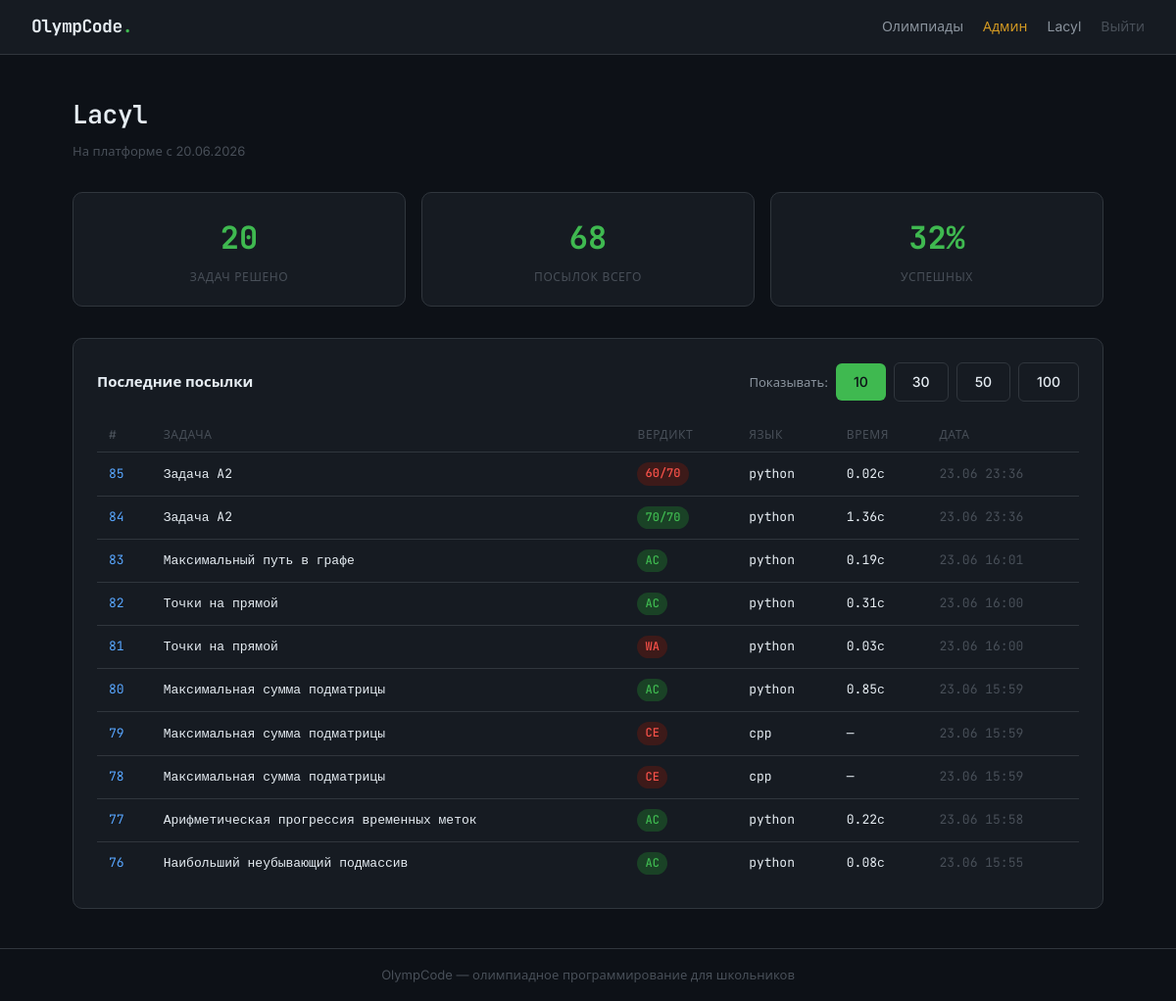
Page /profile/ (signed in) on the earlier database version.
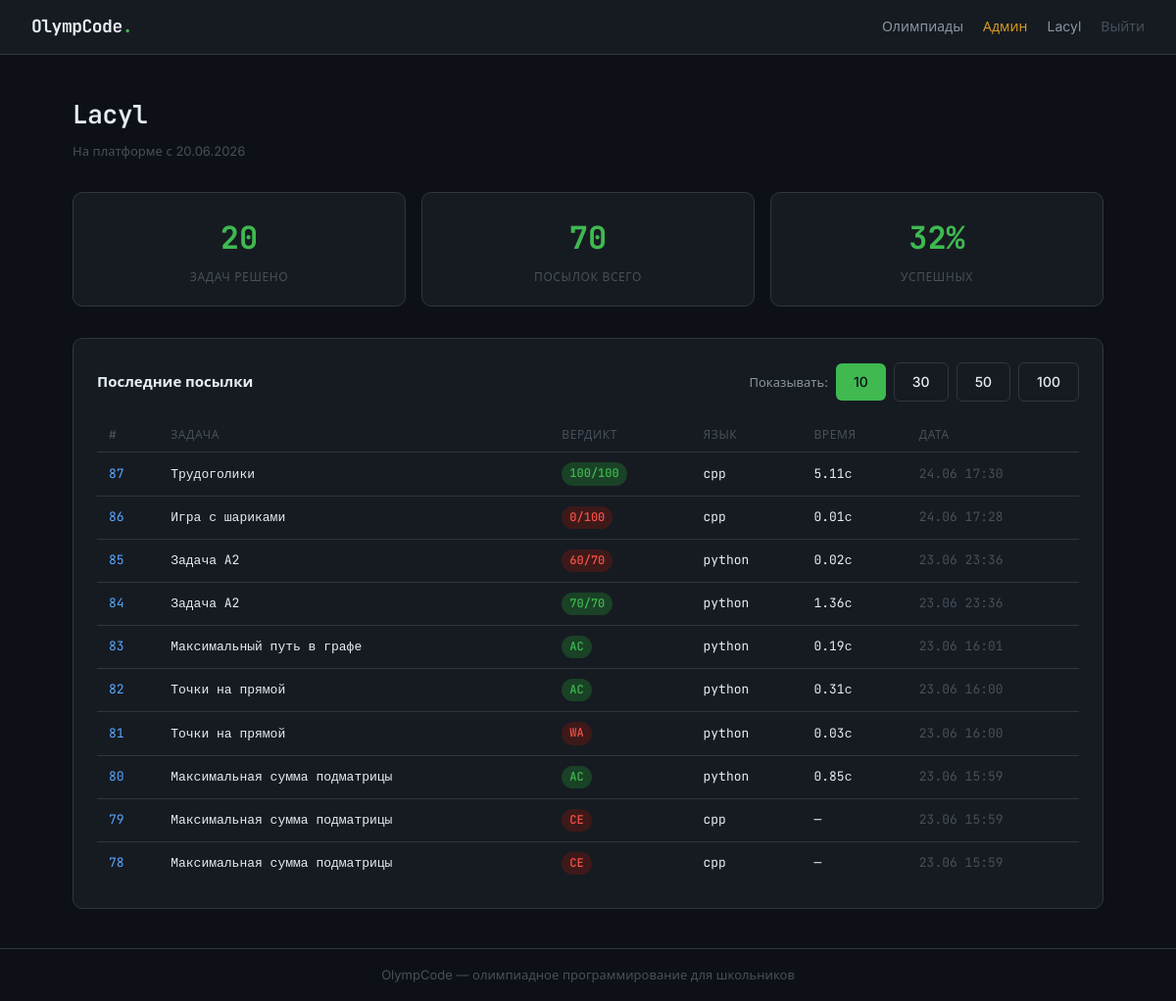
Same page on the later database version.
### models.py (models this page shows)
class User(Base):
    __tablename__ = "users"
    id:            Mapped[int]      = mapped_column(Integer, primary_key=True)
    username:      Mapped[str]      = mapped_column(String(64), unique=True, index=True)
    email:         Mapped[str]      = mapped_column(String(256), unique=True)
    password_hash: Mapped[str]      = mapped_column(String(256))
    is_admin:      Mapped[bool]     = mapped_column(Boolean, default=False)
    created_at:    Mapped[datetime] = mapped_column(DateTime, default=datetime.now)
    submissions: Mapped[list["Submission"]] = relationship(back_populates="user")

class Submission(Base):
    __tablename__ = "submissions"
    id:                     Mapped[int]          = mapped_column(Integer, primary_key=True)
    user_id:                Mapped[int]          = mapped_column(ForeignKey("users.id"))
    task_id:                Mapped[int]          = mapped_column(ForeignKey("tasks.id"))
    task_submission_number: Mapped[int]          = mapped_column(Integer, default=1)
    code:                   Mapped[str]          = mapped_column(Text)
    language:               Mapped[str]          = mapped_column(String(16), default="cpp")
    verdict:                Mapped[Verdict]      = mapped_column(SAEnum(Verdict), default=Verdict.PENDING)
    failed_test:            Mapped[int | None]   = mapped_column(Integer, nullable=True)
    error_output:           Mapped[str | None]   = mapped_column(Text, nullable=True)
    execution_time:         Mapped[float | None] = mapped_column(Float, nullable=True)
    score:                  Mapped[float | None] = mapped_column(Float, nullable=True)
    ai_hint:                Mapped[str | None]   = mapped_column(Text, nullable=True)
    submitted_at:           Mapped[datetime]     = mapped_column(DateTime, default=datetime.now)
    user:         Mapped["User"]             = relationship(back_populates="submissions")
    task:         Mapped["Task"]             = relationship(back_populates="submissions")
    test_results: Mapped[list["TestResult"]] = relationship(back_populates="submission")

class Task(Base):
    __tablename__ = "tasks"
    id:             Mapped[int]          = mapped_column(Integer, primary_key=True)
    topic_id:       Mapped[int | None]   = mapped_column(ForeignKey("topics.id"), nullable=True)
    order_in_topic: Mapped[int]          = mapped_column(Integer, default=1)
    title:          Mapped[str]          = mapped_column(String(256))
    statement_md:   Mapped[str | None]   = mapped_column(Text, nullable=True)
    statement_html: Mapped[str | None]   = mapped_column(Text, nullable=True)
    time_limit:     Mapped[float]        = mapped_column(Float, default=1.0)
    memory_limit:   Mapped[int]          = mapped_column(Integer, default=256)
    tests_path:     Mapped[str]          = mapped_column(String(512))
    checker_path:   Mapped[str]          = mapped_column(String(512))
    scoring_type:     Mapped[ScoringType]  = mapped_column(SAEnum(ScoringType), default=ScoringType.ICPC)
    max_score:        Mapped[float]        = mapped_column(Float, default=0.0)
    test_scores_json: Mapped[str | None]   = mapped_column(Text, nullable=True)  # JSON список баллов за каждый тест
    is_output_only:   Mapped[bool]         = mapped_column(Boolean, default=False)  # MOSH: участник сдаёт готовый файл-ответ, а не код
    is_interactive:    Mapped[bool]        = mapped_column(Boolean, default=False)  # Polygon: есть interactor, программа общается с ним в реальном времени
    interactor_path:   Mapped[str | None]  = mapped_column(String(512), nullable=True)  # путь к скомпилированному interactor (для отладки, судья пока не запускает)
    topic:         Mapped["Topic | None"]      = relationship(back_populates="tasks")
    submissions:   Mapped[list["Submission"]]  = relationship(back_populates="task")
    subtasks:      Mapped[list["Subtask"]]     = relationship(back_populates="task")
    contest_tasks: Mapped[list["ContestTask"]] = relationship(back_populates="task")

### routers/profile.py (the view)
@router.get("/")
async def profile(request: Request, limit: int = 10, db: Session = Depends(get_db)):
    user = get_current_user(request, db)
    if not user:
        return RedirectResponse("/auth/login", status_code=302)
    total_submissions = db.query(Submission).filter_by(user_id=user.id).count()
    solved_icpc = db.query(Submission.task_id).join(Task).filter(
        Submission.user_id == user.id,
        Task.scoring_type == ScoringType.ICPC,
        Submission.verdict == Verdict.AC
    ).distinct()
    solved_ioi = db.query(Submission.task_id).join(Task).filter(
        Submission.user_id == user.id,
        Task.scoring_type.in_([ScoringType.IOI_SUM, ScoringType.IOI_GROUPS]),
        Submission.score >= Task.max_score,
        Task.max_score > 0
    ).distinct()
    tasks_solved = solved_icpc.union(solved_ioi).count()
    accepted_icpc = db.query(Submission).join(Task).filter(
        Submission.user_id == user.id,
        Task.scoring_type == ScoringType.ICPC,
        Submission.verdict == Verdict.AC
    ).count()
    accepted_ioi = db.query(Submission).join(Task).filter(
        Submission.user_id == user.id,
        Task.scoring_type.in_([ScoringType.IOI_SUM, ScoringType.IOI_GROUPS]),
        Submission.score >= Task.max_score
    ).count()
    accepted_total = accepted_icpc + accepted_ioi
    stats = {
        "total":        total_submissions,
        "accepted":     accepted_total,
        "tasks_solved": tasks_solved,
    }
    submissions = (
        db.query(Submission)
        .filter_by(user_id=user.id)
        .order_by(Submission.submitted_at.desc())
        .limit(limit)
        .all()
    )
    return templates.TemplateResponse("profile/index.html", {
        "request":       request,
        "user":          user,
        "submissions":   submissions,
        "stats":         stats,
        "current_limit": limit,
    })

### templates/profile/index.html (shortened to what this page needs)
{% extends "base.html" %}
{% block content %}
<div class="page-header">
  <h1 style="font-family:var(--mono)">{{ user.username }}</h1>
  <p style="color:var(--text-3); font-size:13px">
    На платформе с {{ user.created_at.strftime('%d.%m.%Y') }}
  </p>
</div>
<div class="stats-row">
  <div class="stat-card">
    <div class="stat-card__value">{{ stats.tasks_solved }}</div>
    <div class="stat-card__label">Задач решено</div>
  </div>
  <div class="stat-card">
    <div class="stat-card__value">{{ stats.total }}</div>
    <div class="stat-card__label">Посылок всего</div>
  </div>
  <div class="stat-card">
    <div class="stat-card__value">
      {% if stats.total > 0 %}
        {{ ((stats.accepted / stats.total) * 100) | int }}%
      {% else %}
        —
      {% endif %}
    </div>
    <div class="stat-card__label">Успешных</div>
  </div>
</div>
<div class="card">
  <div style="display: flex; justify-content: space-between; align-items: center; margin-bottom: 16px; flex-wrap: wrap; gap: 10px;">
    <h2 style="font-size:15px; font-weight:600; margin: 0;">Последние посылки</h2>
    <div class="limit-selector" style="display: flex; gap: 8px; align-items: center;">
      <span style="font-size: 13px; color: var(--text-2);">Показывать:</span>
      {% for count in [10, 30, 50, 100] %}
        <a href="/profile?limit={{ count }}"
           class="btn {% if current_limit == count %}btn--primary{% else %}btn--outline{% endif %} btn--small">
           {{ count }}
        </a>
      {% endfor %}
    </div>
  </div>
  {% if submissions %}
  <table class="submissions-table">
    <thead>
      <tr>
        <th>#</th>
        <th>Задача</th>
        <th>Вердикт</th>
        <th>Язык</th>
        <th>Время</th>
        <th>Дата</th>
      </tr>
    </thead>
    <tbody>
      {% for s in submissions %}
      <tr>
        <td><a href="/submissions/{{ s.id }}" style="color:var(--blue)">{{ s.id }}</a></td>
        <td>
          <a href="/task/{{ s.task.id }}" style="color:var(--text)">{{ s.task.title }}</a>
        </td>
        <td>
          <span class="badge badge--{{ s.verdict.value.lower() }}">
            {% if s.task.scoring_type.value != 'icpc' and s.score is not none %}
              {{ s.score | format_score }}/{{ s.task.max_score | format_score }}
            {% else %}
              {{ s.verdict.value }}
            {% endif %}
          </span>
        </td>
        <td style="font-family:var(--mono)">{{ s.language }}</td>
        <td style="font-family:var(--mono)">
          {{ '%.2f'|format(s.execution_time) + 'с' if s.execution_time else '—' }}
        </td>
        <td style="color:var(--text-3)">{{ s.submitted_at.strftime('%d.%m %H:%M') }}</td>
      </tr>
      {% endfor %}
    </tbody>
  </table>
  {% else %}
  <div style="text-align:center; padding:40px; color:var(--text-2)">
    <p>Посылок пока нет</p>
    <a href="/contests/" class="btn btn--outline" style="margin-top:16px">К олимпиадам</a>
  </div>
  {% endif %}
</div>
{% endblock %}

### templates/base.html (shortened to what this page needs)
<!DOCTYPE html>
<html lang="ru">
<head>
  <link rel="stylesheet" href="/static/css/main.css">
</head>
<body>
<nav class="navbar">
  <a href="/" class="nav-logo">OlympCode<span class="logo-dot">.</span></a>
  <div class="nav-links">
    <a href="/contests/" class="nav-link">Олимпиады</a>
    {% if user %}
      {% if user.is_admin %}<a href="/admin/" class="nav-link" style="color:var(--amber)">Админ</a>{% endif %}
      <a href="/profile/" class="nav-link">{{ user.username }}</a>
      <a href="/auth/logout" class="nav-link nav-link--muted">Выйти</a>
    {% else %}
      <a href="/auth/login" class="nav-link">Войти</a>
      <a href="/auth/register" class="btn btn--sm btn--primary">Регистрация</a>
    {% endif %}
  </div>
</nav>
<main class="main-content">
  {% block content %}{% endblock %}
</main>
<footer class="footer">
  <span>OlympCode — олимпиадное программирование для школьников</span>
</footer>
</body>
</html>

### static/css/main.css (style rules this page uses)
*, *::before, *::after { box-sizing: border-box; margin: 0; padding: 0; }
:root { --bg: #0d1117; --bg-card: #161b22; --bg-input: #0d1117; --border: #30363d; --border-hi: #58a6ff; --text: #e6edf3; --text-2: #8b949e; --text-3: #484f58; --green: #3fb950; --green-dim: #1a4226; --red: #f85149; --red-dim: #3d1a19; --amber: #d29922; --amber-dim: #2d2208; --blue: #58a6ff; --mono: 'JetBrains Mono', 'Courier New', monospace; --sans: 'Inter', system-ui, sans-serif; --radius: 6px; --radius-lg: 10px; }
html { scroll-behavior: smooth; }
body { background: var(--bg); color: var(--text); font-family: var(--sans); font-size: 15px; line-height: 1.6; min-height: 100vh; display: flex; flex-direction: column; }
a { color: var(--blue); text-decoration: none; }
.navbar { display: flex; align-items: center; justify-content: space-between; padding: 0 32px; height: 56px; border-bottom: 1px solid var(--border); background: var(--bg-card); position: sticky; top: 0; z-index: 100; }
.nav-logo { font-family: var(--mono); font-weight: 700; font-size: 18px; color: var(--text); text-decoration: none; letter-spacing: -0.5px; }
.logo-dot { color: var(--green); }
.nav-links { display: flex; align-items: center; gap: 20px; }
.nav-link { color: var(--text-2); font-size: 14px; text-decoration: none; transition: color .15s; }
.nav-link--muted { color: var(--text-3); }
.main-content { flex: 1; max-width: 1100px; width: 100%; margin: 0 auto; padding: 40px 24px; }
.footer { border-top: 1px solid var(--border); padding: 16px 32px; text-align: center; font-size: 13px; color: var(--text-3); }
.btn { display: inline-flex; align-items: center; gap: 6px; padding: 8px 18px; border-radius: var(--radius); font-size: 14px; font-weight: 500; cursor: pointer; border: none; transition: opacity .15s, background .15s; text-decoration: none; }
.btn--primary { background: var(--green); color: #0d1117; }
.btn--outline { background: transparent; border: 1px solid var(--border); color: var(--text); }
.card { background: var(--bg-card); border: 1px solid var(--border); border-radius: var(--radius-lg); padding: 24px; }
.page-header { margin-bottom: 32px; }
.page-header h1 { font-size: 26px; font-weight: 600; letter-spacing: -0.3px; }
.page-header p { color: var(--text-2); margin-top: 6px; }
.badge { display: inline-flex; align-items: center; padding: 2px 8px; border-radius: 20px; font-family: var(--mono); font-size: 12px; font-weight: 500; }
.badge--ac { background: var(--green-dim); color: var(--green); }
.badge--wa { background: var(--red-dim); color: var(--red); }
.badge--ce { background: var(--red-dim); color: var(--red); }
.submissions-table { width: 100%; border-collapse: collapse; font-size: 14px; }
.submissions-table th { text-align: left; padding: 8px 12px; font-size: 12px; font-weight: 500; color: var(--text-3); text-transform: uppercase; letter-spacing: .05em; border-bottom: 1px solid var(--border); }
.submissions-table td { padding: 10px 12px; border-bottom: 1px solid var(--border); font-family: var(--mono); font-size: 13px; }
.submissions-table tr:last-child td { border-bottom: none; }
.stats-row { display: grid; grid-template-columns: repeat(3, 1fr); gap: 16px; margin-bottom: 32px; }
.stat-card { background: var(--bg-card); border: 1px solid var(--border); border-radius: var(--radius-lg); padding: 20px; text-align: center; }
.stat-card__value { font-family: var(--mono); font-size: 32px; font-weight: 700; color: var(--green); }
.stat-card__label { font-size: 12px; color: var(--text-3); margin-top: 4px; text-transform: uppercase; letter-spacing: .05em; }

Differences in the rows shown:
no longer on this page (row unchanged): Submission: id "77", task "Арифметическая прогрессия временных меток", verdict.value "AC", language "python", execution_time "0.22с", submitted_at "23.06 15:58"
no longer on this page (row unchanged): Submission: id "76", task "Наибольший неубывающий подмассив", verdict.value "AC", language "python", execution_time "0.08с", submitted_at "23.06 15:55"
added Submission: id "87", task "Трудоголики", score "100", task.max_score "100", language "cpp", execution_time "5.11с", submitted_at "24.06 17:30", verdict "AC" (drawn)
added Submission: id "86", task "Игра с шариками", score "0", task.max_score "100", language "cpp", execution_time "0.01с", submitted_at "24.06 17:28", verdict "WA" (drawn)
Other differences:
{{ stats.total }}: "68" → "70"
